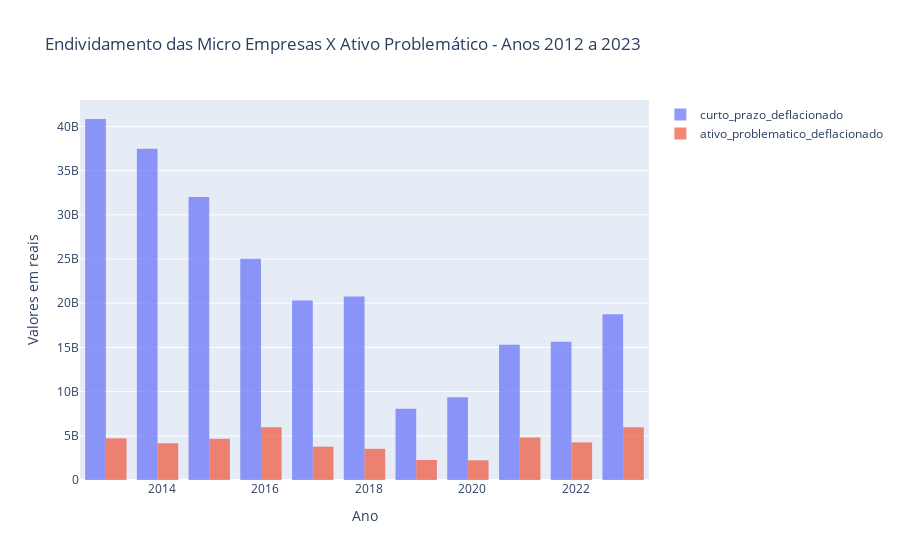

Source (notebook cell):
### Markdown cell above
A análise do endividamento das Micro e Pequenas Empresas brasileiras com relação ao capital de giro no período de junho de 2012 a agosto de 2023 revela tendências interessantes. Apesar de uma trajetória ascendente no endividamento de curto prazo desde 2020, observa-se que o ativo problemático não aumentou proporcionalmente. Uma hipótese que merece consideração é a criteriosa análise de concessão de crédito por parte das instituições financeiras, visto que, apesar do crescimento no endividamento, as empresas têm mantido seus compromissos em dia.

Além disso, é notável que as Pequenas Empresas desfrutam de maior acesso ao crédito em comparação com as Microempresas. Em 2023, quase 80% dos recursos alocados para o capital de giro foram direcionados para as Pequenas Empresas, o que pode estar relacionado às garantias oferecidas no momento da contratação.

### Code cell
# Criar a figura
fig = go.Figure()

# Adicionar as barras empilhadas
fig.add_trace(go.Bar(x=df_total_micro['data_base'], y=df_total_micro['curto_prazo_deflacionado'], name='curto_prazo_deflacionado'))
fig.add_trace(go.Bar(x=df_total_micro['data_base'], y=df_total_micro['ativo_problematico_deflacionado'], name='ativo_problematico_deflacionado'))

# Atualizar as configurações das barras para empilhamento
fig.update_traces(marker_line_width=0, opacity=0.7)

# Configurar o layout do gráfico
fig.update_layout(barmode='group', xaxis_title='Ano', yaxis_title='Valores em reais', title='Endividamento das Micro Empresas X Ativo Problemático - Anos 2012 a 2023')

# Mostrar o gráfico
fig.show()

### Figure 1 — Plotly figure (JSON) as saved in the notebook; plotly's stock layout.template omitted (floating-point values rounded to 4 significant figures)
{"data": [{"marker": {"line": {"width": 0}}, "name": "curto_prazo_deflacionado", "opacity": 0.7, "type": "bar", "x": ["2012-12-01T00:00:00", "2013-12-01T00:00:00", "2014-12-01T00:00:00", "2015-12-01T00:00:00", "2016-12-01T00:00:00", "2017-12-01T00:00:00", "2018-12-01T00:00:00", "2019-12-01T00:00:00", "2020-12-01T00:00:00", "2021-12-01T00:00:00", "2022-12-01T00:00:00"], "y": [40840000000.0, 37470000000.0, 32020000000.0, 25040000000.0, 20300000000.0, 20760000000.0, 8066000000.0, 9357000000.0, 15310000000.0, 15650000000.0, 18760000000.0]}, {"marker": {"line": {"width": 0}}, "name": "ativo_problematico_deflacionado", "opacity": 0.7, "type": "bar", "x": ["2012-12-01T00:00:00", "2013-12-01T00:00:00", "2014-12-01T00:00:00", "2015-12-01T00:00:00", "2016-12-01T00:00:00", "2017-12-01T00:00:00", "2018-12-01T00:00:00", "2019-12-01T00:00:00", "2020-12-01T00:00:00", "2021-12-01T00:00:00", "2022-12-01T00:00:00"], "y": [4714000000.0, 4155000000.0, 4667000000.0, 5977000000.0, 3775000000.0, 3529000000.0, 2266000000.0, 2232000000.0, 4813000000.0, 4256000000.0, 5977000000.0]}], "layout": {"autosize": true, "barmode": "group", "title": {"text": "Endividamento das Micro Empresas X Ativo Problemático - Anos 2012 a 2023"}, "xaxis": {"autorange": true, "range": ["2012-06-01 12:00", "2023-06-01 12:00"], "title": {"text": "Ano"}, "type": "date"}, "yaxis": {"autorange": true, "range": [0, 42990000000.0], "title": {"text": "Valores em reais"}, "type": "linear"}}}
